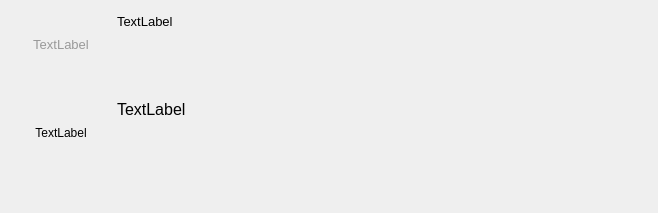
<?xml version="1.0" encoding="UTF-8"?>
<ui version="4.0">
 <class>CommentItem</class>
 <widget class="QWidget" name="CommentItem">
  <property name="geometry">
   <rect>
    <x>0</x>
    <y>0</y>
    <width>658</width>
    <height>213</height>
   </rect>
  </property>
  <property name="windowTitle">
   <string>Form</string>
  </property>
  <property name="styleSheet">
   <string notr="true">QToolButton
{
background-color:transparent;
  border: 0px;
  height: 0px;
  margin: 0px;
  padding: 0px;
  border-right: 0px;
  border-left: 0px;
}
QToolButton:hover  {
background-color:transparent;
  border-right: 0px;
  border-left: 0px;
}

QToolButton:pressed  {
background-color:transparent;
  border-right: 0px;
  border-left: 0px;
}

QToolButton:checked  {
background-color:transparent;
  border-right: 0px;
  border-left: 0px;
}</string>
  </property>
  <layout class="QGridLayout" name="gridLayout">
   <item row="0" column="0">
    <layout class="QHBoxLayout" name="horizontalLayout">
     <item>
      <layout class="QVBoxLayout" name="verticalLayout">
       <item>
        <layout class="QHBoxLayout" name="horizontalLayout_2">
         <item>
          <widget class="QLabel" name="indexLabel">
           <property name="minimumSize">
            <size>
             <width>100</width>
             <height>0</height>
            </size>
           </property>
           <property name="maximumSize">
            <size>
             <width>100</width>
             <height>30</height>
            </size>
           </property>
           <property name="font">
            <font>
             <pointsize>10</pointsize>
            </font>
           </property>
           <property name="layoutDirection">
            <enum>Qt::RightToLeft</enum>
           </property>
           <property name="styleSheet">
            <string notr="true">color: #999999;</string>
           </property>
           <property name="text">
            <string>TextLabel</string>
           </property>
           <property name="alignment">
            <set>Qt::AlignCenter</set>
           </property>
          </widget>
         </item>
        </layout>
       </item>
       <item alignment="Qt::AlignHCenter">
        <widget class="HeadLabel" name="picIcon">
         <property name="minimumSize">
          <size>
           <width>100</width>
           <height>100</height>
          </size>
         </property>
         <property name="maximumSize">
          <size>
           <width>100</width>
           <height>100</height>
          </size>
         </property>
         <property name="text">
          <string>TextLabel</string>
         </property>
         <property name="alignment">
          <set>Qt::AlignCenter</set>
         </property>
        </widget>
       </item>
      </layout>
     </item>
     <item>
      <layout class="QVBoxLayout" name="verticalLayout_2">
       <item>
        <layout class="QVBoxLayout" name="verticalLayout_3">
         <item>
          <widget class="QLabel" name="nameLabel">
           <property name="minimumSize">
            <size>
             <width>0</width>
             <height>20</height>
            </size>
           </property>
           <property name="maximumSize">
            <size>
             <width>16777215</width>
             <height>20</height>
            </size>
           </property>
           <property name="font">
            <font>
             <pointsize>10</pointsize>
            </font>
           </property>
           <property name="layoutDirection">
            <enum>Qt::LeftToRight</enum>
           </property>
           <property name="styleSheet">
            <string notr="true"/>
           </property>
           <property name="text">
            <string>TextLabel</string>
           </property>
           <property name="alignment">
            <set>Qt::AlignLeading|Qt::AlignLeft|Qt::AlignVCenter</set>
           </property>
          </widget>
         </item>
         <item>
          <widget class="QLabel" name="commentLabel">
           <property name="font">
            <font>
             <pointsize>12</pointsize>
            </font>
           </property>
           <property name="text">
            <string>TextLabel</string>
           </property>
          </widget>
         </item>
         <item>
          <layout class="QHBoxLayout" name="horizontalLayout_3">
           <property name="sizeConstraint">
            <enum>QLayout::SetDefaultConstraint</enum>
           </property>
           <item>
            <spacer name="horizontalSpacer_2">
             <property name="orientation">
              <enum>Qt::Horizontal</enum>
             </property>
             <property name="sizeHint" stdset="0">
              <size>
               <width>30</width>
               <height>20</height>
              </size>
             </property>
            </spacer>
           </item>
          </layout>
         </item>
        </layout>
       </item>
      </layout>
     </item>
    </layout>
   </item>
  </layout>
 </widget>
 <customwidgets>
  <customwidget>
   <class>HeadLabel</class>
   <extends>QLabel</extends>
   <header location="global">component.label.head_label.h</header>
  </customwidget>
 </customwidgets>
 <resources/>
 <connections/>
 <slots>
  <slot>AddLike()</slot>
  <slot>OpenComment()</slot>
  <slot>KillComment()</slot>
 </slots>
</ui>
